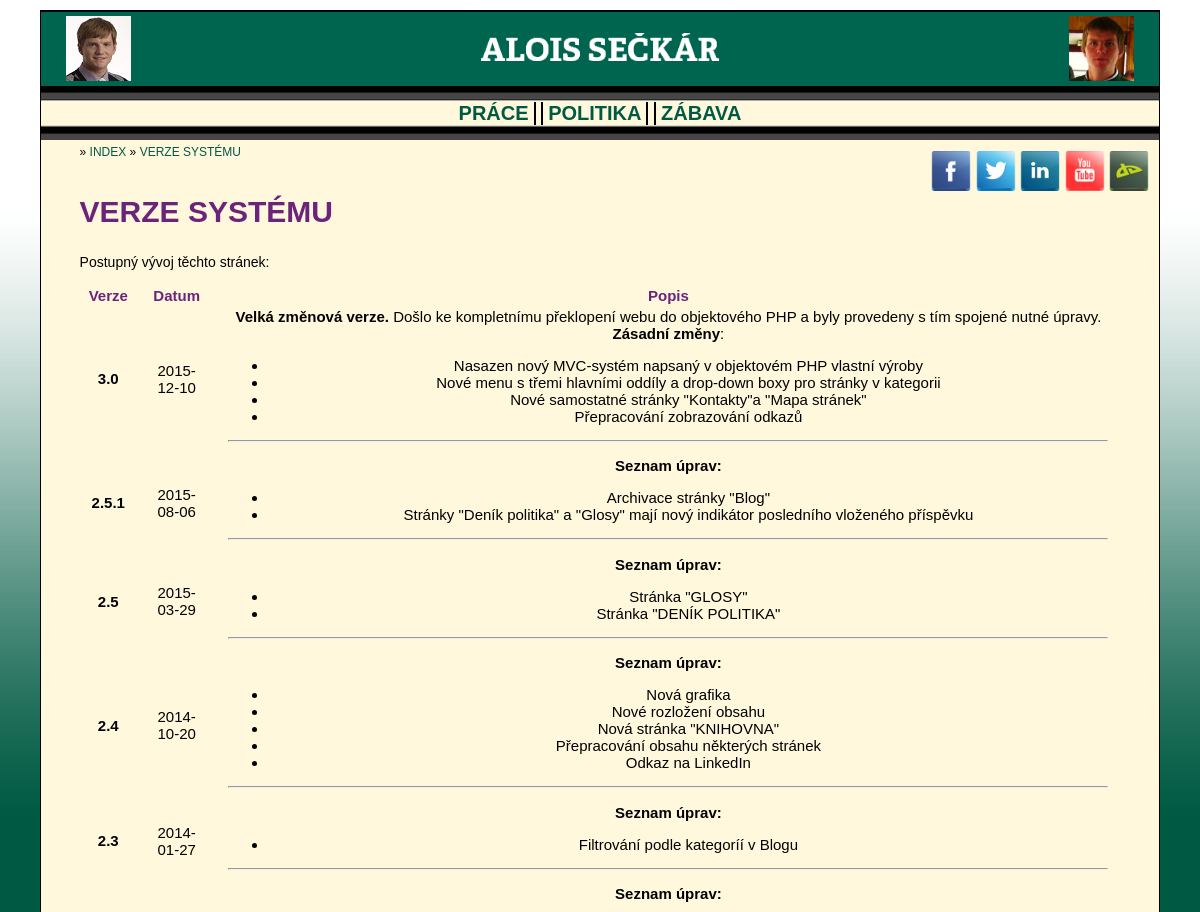
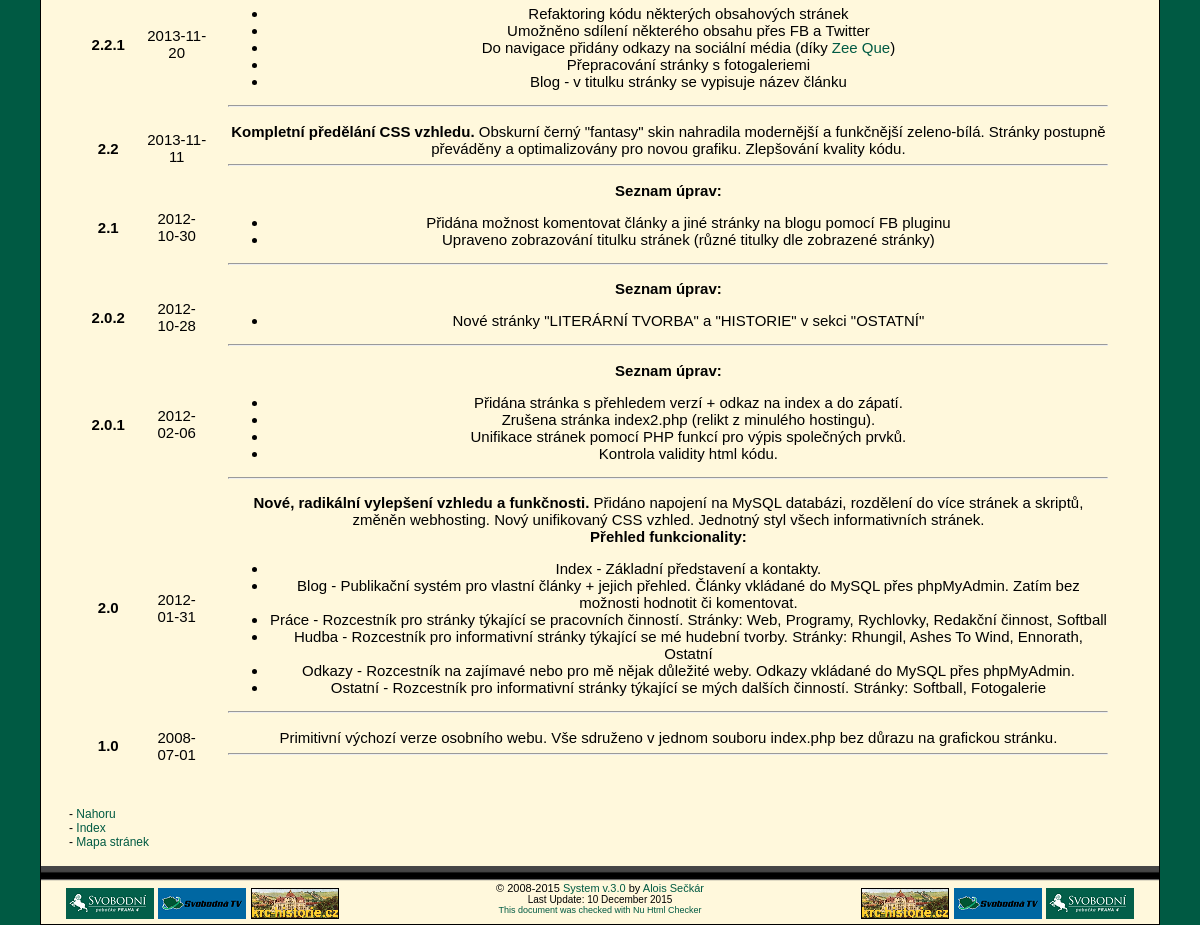
Page /versions on the earlier database version (2 pictures, top to bottom).
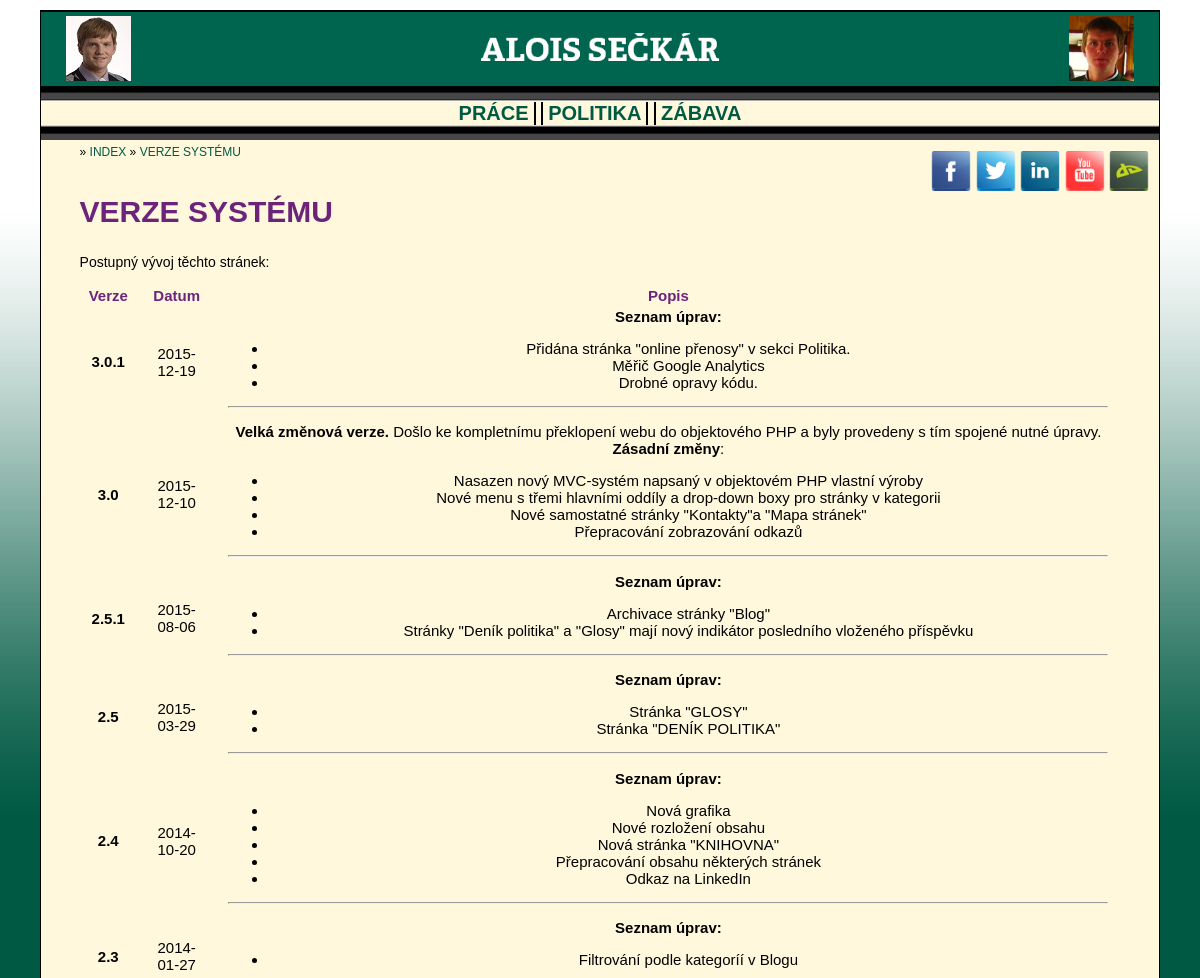
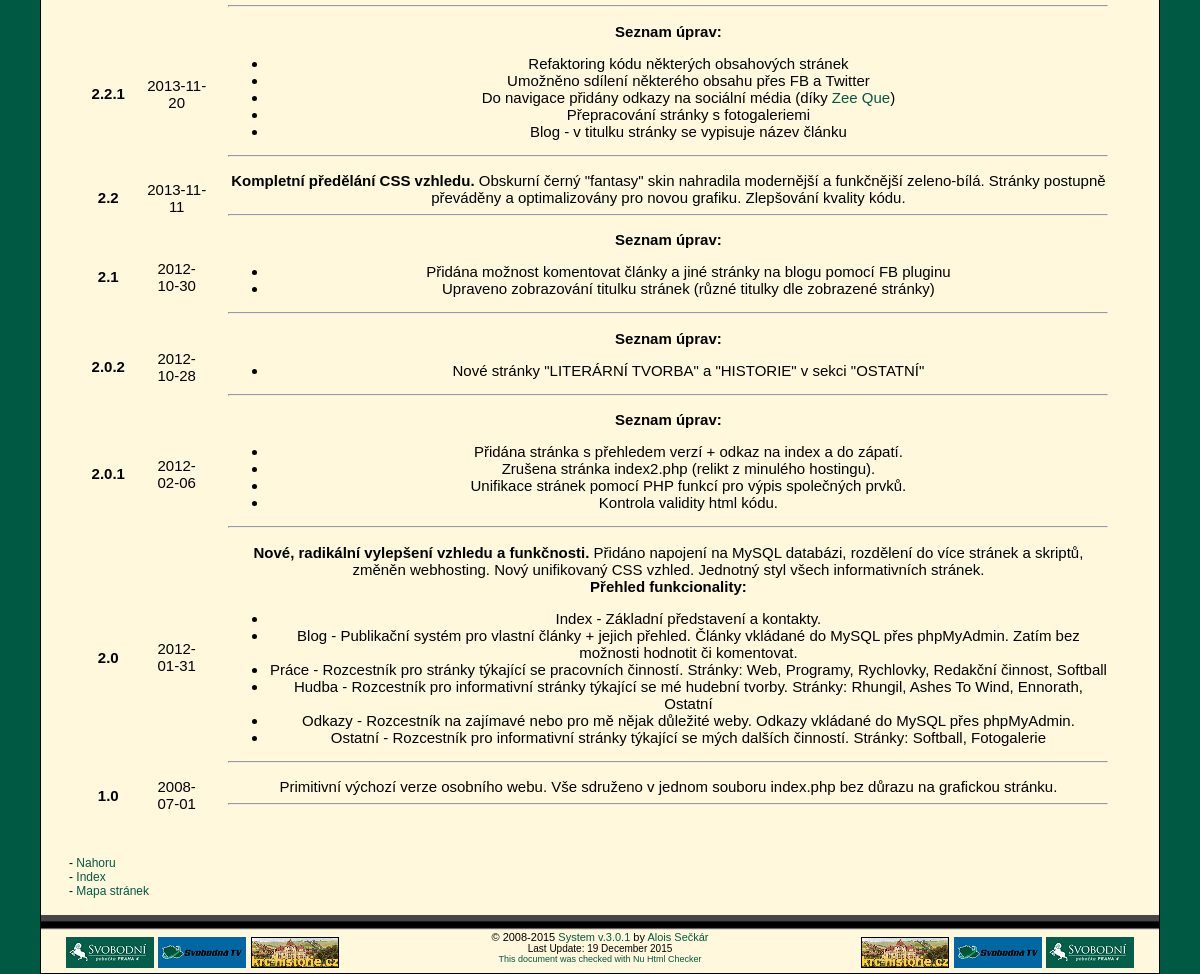
Same page on the later database version (2 pictures, top to bottom).
### tables this page shows
CREATE TABLE IF NOT EXISTS `elrh_versions` (
  `version` varchar(10) NOT NULL,
  `date` date NOT NULL,
  `dscr` text NOT NULL
);

### index.php (called while the page is built, shortened)
<?php
$controller = new ELRHPageController();
if (!empty($_GET["page"])) {
	$page = $_GET["page"];
}
$controller->resolvePath(mb_strtolower($page, 'UTF-8'));
$controller->prepareData();
$controller->renderPage();
?>

### web/scripts/page-data/elrh_data_helper.php (called while the page is built, shortened)
<?php
class ELRHDataHelper {
	public static function retrieveArray($mysqli, $query) {
		$result = $mysqli->query($query);
	    $i = 0;
		while ($current = $result->fetch_array()) {
			$array[$i] = $current;
			$i++;
		}
		return $array;
	}
}

### web/scripts/page-data/elrh_versions_data.php (called while the page is built)
<?php
class ELRHPageData {
	public static function prepareData($item, $mysqli) {
		$data["title"] = "Alois Sečkár - Verze systému";
		include_once getcwd().'/web/scripts/page-data/elrh_data_helper.php';
		$data["versions"] = ELRHDataHelper::retrieveArray(
			$mysqli, "SELECT version, date, dscr FROM elrh_versions ORDER BY date DESC");
		return $data;
	}
}

### web/scripts/page-content/elrh_versions_content.php (the view, shortened to what the changed rows need)
<?php
class ELRHPageContentRenderer {
	public static function renderContent($page_data) {
		echo '<h1>VERZE SYSTÉMU</h1>'.PHP_EOL;
		echo '<table>'.PHP_EOL;
		echo '<tr>'.PHP_EOL;
			echo '<th class="versions">Verze</th>'.PHP_EOL;
			echo '<th class="versions">Datum</th>'.PHP_EOL;
			echo '<th class="versions">Popis</th>'.PHP_EOL;
		echo '</tr>'.PHP_EOL;
		foreach ($page_data["versions"] as $version_info) {
			echo '<tr>'.PHP_EOL;
				echo '<td class="versions">'.PHP_EOL;
					echo '<strong>'.$version_info["version"].'</strong>'.PHP_EOL;
				echo '</td>'.PHP_EOL;
				echo '<td class="versions">'.PHP_EOL;
					echo $version_info["date"].PHP_EOL;
				echo '</td>'.PHP_EOL;
				echo '<td class="versions">'.PHP_EOL;
					echo $version_info["dscr"].'<hr />'.PHP_EOL;
				echo '</td>'.PHP_EOL;
			echo '</tr>'.PHP_EOL;
		}
		echo '</table>'.PHP_EOL;
	}
}

### web/scripts/elrh_page_renderer.php (shortened to what the changed rows need)
<?php
class ELRHPageRenderer {
	public static function renderHTMLStart() {
		echo '<!DOCTYPE html>'.PHP_EOL;
		echo '<html>'.PHP_EOL;
	}
	public static function renderHTMLHead($title) {
		echo '<head>'.PHP_EOL;
			echo '<link rel="stylesheet" type="text/css" href="/elrh_css.css" />'.PHP_EOL;
			echo '<link rel="stylesheet" type="text/css" href="/dropdown.css" />'.PHP_EOL;
		echo '</head>'.PHP_EOL;
	}
	public static function renderBodyStart() {
		echo '<body id="top">'.PHP_EOL;
		echo '<div id="container">'.PHP_EOL;
	}
	public static function renderContentStart($nav) {
		echo '<div id="content">'.PHP_EOL;
		echo '<article>'.PHP_EOL;
	}
	public static function renderContentEnd($nav) {
		echo '</article>'.PHP_EOL;
		echo '</div>'.PHP_EOL;
	}
	public static function renderPageFooter($version, $update) {
		echo '<div id="footer">'.PHP_EOL;
			echo '<div id="footer-center">'.PHP_EOL;
				echo '<div class="footer-big">&copy; 2008-2015 <a href="/versions" title="Verze systému">System v.'.$version.'</a> by <a href="/contacts" title="Kontakt">Alois Sečkár</a></div>'.PHP_EOL;
				echo '<div class="footer-small">Last Update: '.$update.'</div>'.PHP_EOL;
				echo '<div class="footer-tiny"><a href="https://validator.w3.org/nu/?doc=http://'.$_SERVER["SERVER_NAME"].$_SERVER["REQUEST_URI"].'" title="Validator at w3.org">This document was checked with Nu Html Checker</a></div>'.PHP_EOL;
			echo '</div>'.PHP_EOL;
		echo '</div>'.PHP_EOL;
	}
	public static function renderHTMLEnd() {
		echo '</div>'.PHP_EOL;
		echo '</body>'.PHP_EOL;
		echo '</html>'.PHP_EOL;
	}
}
?>

Differences in the rows shown:
added elrh_versions: version "3.0.1", date "2015-12-19", dscr "Seznam úprav: Přidána stránka \"online přenosy\" v sekci Politika. Měřič Google Analytics Drobné opravy kódu."
Other differences:
$version: "3.0" → "3.0.1"
$update: "10 December 2015" → "19 December 2015"
